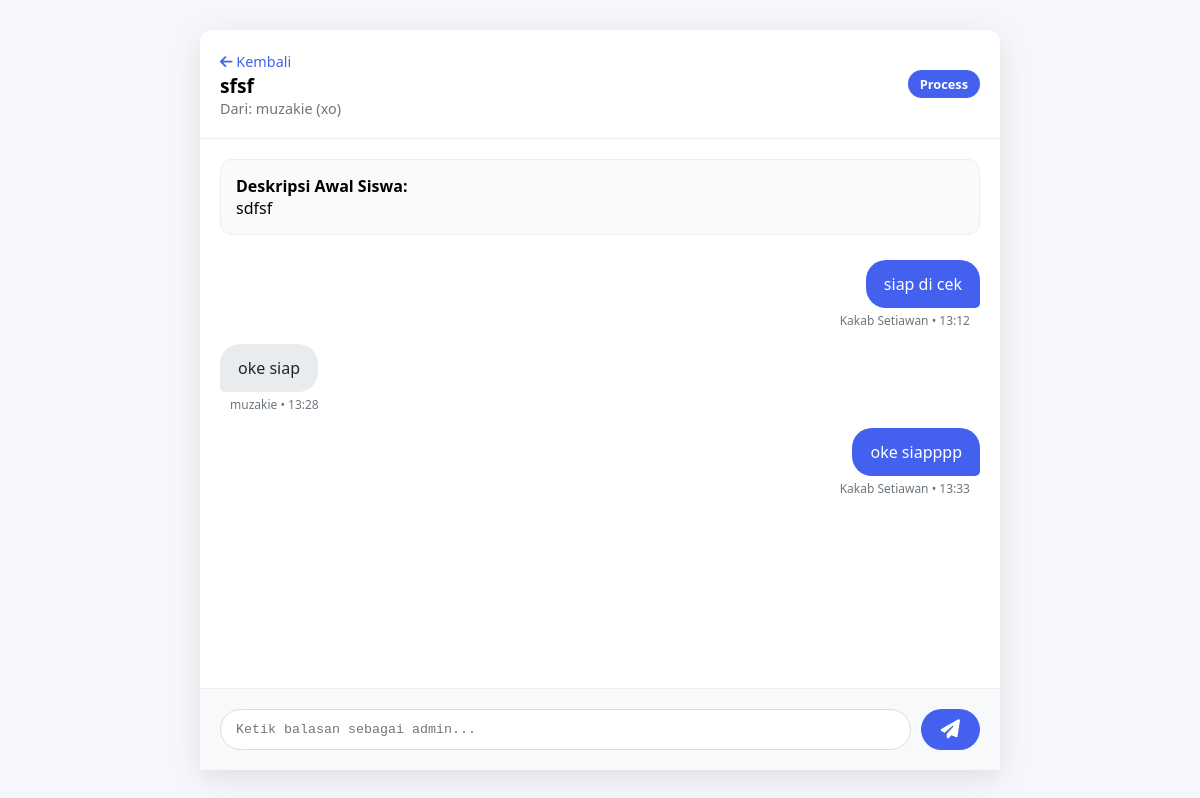
The app's page /admin/view_complaint.php?id=8 (signed in) with its own data.
### tables this page shows
CREATE TABLE `complaints` (
  `id` int NOT NULL,
  `user_id` int NOT NULL,
  `category` varchar(100) DEFAULT NULL,
  `title` varchar(255) NOT NULL,
  `description` text,
  `attachment` varchar(255) DEFAULT NULL,
  `teacher_id` int DEFAULT NULL,
  `urgency` enum('low','medium','high') DEFAULT 'low',
  `status` enum('pending','process','resolved') DEFAULT 'pending',
  `created_at` timestamp NOT NULL DEFAULT CURRENT_TIMESTAMP,
  `updated_at` timestamp NULL DEFAULT NULL
);

CREATE TABLE `users` (
  `id` int NOT NULL,
  `username` varchar(100) NOT NULL,
  `password` varchar(255) NOT NULL,
  `full_name` varchar(255) DEFAULT NULL,
  `nisn` varchar(50) DEFAULT NULL,
  `email` varchar(150) DEFAULT NULL,
  `kelas` varchar(50) DEFAULT NULL,
  `role` varchar(50) DEFAULT 'siswa',
  `created_at` timestamp NOT NULL DEFAULT CURRENT_TIMESTAMP
);

CREATE TABLE `complaint_responses` (
  `id` int NOT NULL,
  `complaint_id` int NOT NULL,
  `user_id` int NOT NULL,
  `response` text NOT NULL,
  `created_at` timestamp NOT NULL DEFAULT CURRENT_TIMESTAMP
);

### admin/view_complaint.php (the view, shortened to what this page needs)
<?php
require_once '../config.php';
$complaint_id = isset($_GET['id']) ? (int)$_GET['id'] : 0;
$stmt = $pdo->prepare("SELECT c.*, u.full_name, u.kelas FROM complaints c JOIN users u ON c.user_id = u.id WHERE c.id = ?");
$stmt->execute([$complaint_id]);
$complaint = $stmt->fetch(PDO::FETCH_ASSOC);
$stmt = $pdo->prepare("SELECT r.*, u.full_name, u.role FROM complaint_responses r JOIN users u ON r.user_id = u.id WHERE r.complaint_id = ? ORDER BY r.created_at ASC");
$stmt->execute([$complaint_id]);
$responses = $stmt->fetchAll(PDO::FETCH_ASSOC);
?>
<!doctype html>
<html lang="id">
<head>
  <link rel="stylesheet" href="https://cdnjs.cloudflare.com/ajax/libs/font-awesome/6.4.0/css/all.min.css">
</head>
<body>
<div class="chat-container">
    <header class="chat-header">
        <div>
            <a href="index.php" class="back-link"><i class="fas fa-arrow-left"></i> Kembali</a>
            <h1><?= htmlspecialchars($complaint['title']) ?></h1>
            <div class="student-info">Dari: <?= htmlspecialchars($complaint['full_name']) ?> (<?= htmlspecialchars($complaint['kelas']) ?>)</div>
        </div>
        <span class="status <?= htmlspecialchars($complaint['status']) ?>"><?= ucfirst($complaint['status']) ?></span>
    </header>
    <main class="chat-body">
        <div class="initial-complaint">
            <strong>Deskripsi Awal Siswa:</strong>
            <p><?= nl2br(htmlspecialchars($complaint['description'])) ?></p>
        </div>
        <?php foreach ($responses as $response): ?>
            <?php
                $is_admin = ($response['role'] === 'admin');
                $message_class = $is_admin ? 'admin' : 'student';
                $author_name = htmlspecialchars($response['full_name']);
            ?>
            <div class="message <?= $message_class ?>">
                <div class="bubble">
                    <?= nl2br(htmlspecialchars($response['response'])) ?>
                </div>
                <div class="meta">
                    <?= $author_name ?> &bull; <?= date('H:i', strtotime($response['created_at'])) ?>
                </div>
            </div>
        <?php endforeach; ?>
    </main>
    <?php if ($complaint['status'] !== 'resolved'): ?>
    <footer class="chat-footer">
        <form method="post">
            <textarea name="response" rows="1" placeholder="Ketik balasan sebagai admin..." required></textarea>
            <button type="submit"><i class="fas fa-paper-plane"></i></button>
        </form>
    </footer>
    <?php endif; ?>
</div>
</body>
</html>

### admin/view_complaint.php (style rules this page uses)
:root { --primary: #4361ee; --light: #f8f9fa; --dark: #212529; --success: #4cc9f0; --warning: #f9c74f; }
body { background-color: #f5f7fa; font-family: 'Segoe UI', sans-serif; margin: 0; }
.chat-container { max-width: 800px; margin: 30px auto; background: white; border-radius: 12px; box-shadow: 0 8px 30px rgba(0,0,0,0.1); display: flex; flex-direction: column; height: calc(100vh - 60px); }
.chat-header { padding: 20px; border-bottom: 1px solid #eee; display: flex; justify-content: space-between; align-items: center; }
.chat-header h1 { font-size: 1.2rem; margin: 0; }
.chat-header .student-info { font-size: 0.9rem; color: #6c757d; }
.status { padding: 5px 12px; border-radius: 20px; font-size: 0.8rem; font-weight: 600; color: white; }
.status.process { background-color: var(--primary); }
.chat-body { flex: 1; padding: 20px; overflow-y: auto; display: flex; flex-direction: column; gap: 15px; }
.message { display: flex; flex-direction: column; max-width: 75%; }
.message .bubble { padding: 12px 18px; border-radius: 20px; line-height: 1.5; }
.message .meta { font-size: 0.75rem; color: #6c757d; padding: 0 10px; margin-top: 4px; }
.initial-complaint { background: #fafafa; border: 1px solid #eee; padding: 15px; border-radius: 12px; margin-bottom: 10px; }
.initial-complaint p { margin: 0; }
.message.admin { align-self: flex-end; align-items: flex-end; }
.message.admin .bubble { background-color: var(--primary); color: white; border-bottom-right-radius: 5px; }
.message.student { align-self: flex-start; align-items: flex-start; }
.message.student .bubble { background-color: #e9ecef; color: var(--dark); border-bottom-left-radius: 5px; }
.chat-footer { padding: 20px; border-top: 1px solid #eee; background: #f8f9fa; }
.chat-footer form { display: flex; gap: 10px; }
.chat-footer textarea { flex: 1; padding: 12px 15px; border: 1px solid #ddd; border-radius: 25px; resize: none; }
.chat-footer button { padding: 0 20px; border-radius: 25px; border: none; background: var(--primary); color: white; cursor: pointer; font-size: 1.2rem; }
.back-link { color: var(--primary); text-decoration: none; font-size: 0.9rem; }

### records on screen
complaints: title "sfsf", user.full_name "muzakie", user.kelas "xo", status "Process", description "sdfsf"
complaint_responses: response "siap di cek", user.full_name "Kakab Setiawan", created_at "13:12"
complaint_responses: response "oke siap", user.full_name "muzakie", created_at "13:28"
complaint_responses: response "oke siapppp", user.full_name "Kakab Setiawan", created_at "13:33"
